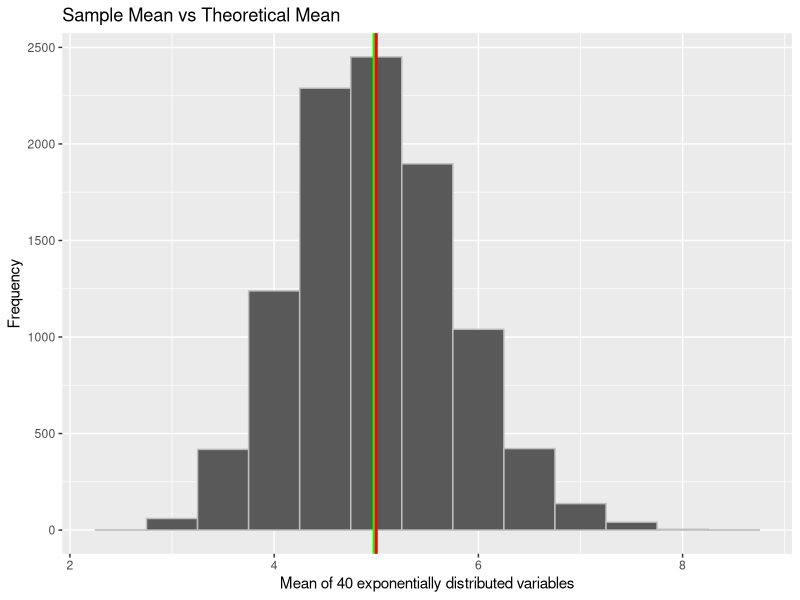
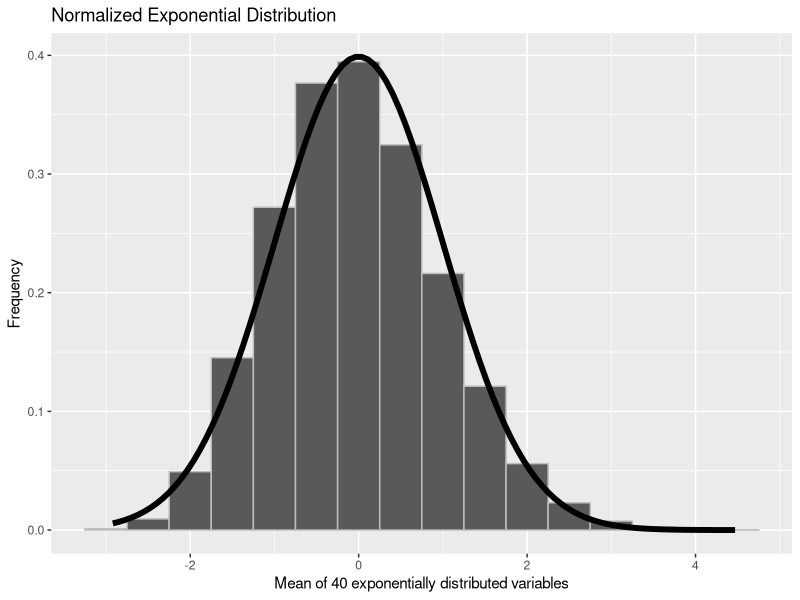

These charts were generated, in order, by the following R code:
## ---- chunk 1
knitr::opts_chunk$set(echo = TRUE)
library(ggplot2)
## ---- chunk 2
set.seed(512) #set seed to allow for reproducible results

## define the parameters of the experiment
n = 40 
lambda = .2
num_sim = 10000
mu = 1/lambda
sigma = 1/lambda

## simulation code (generating 10000 means of exponentially distributed variables)
mns = NULL
for (i in 1:num_sim) mns = c(mns, mean(rexp(n,lambda)))
summary(mns)

## ---- chunk 3
round(mean(mns), 4)
## ---- chunk 4
round(mean(mns), 4) - mu
## ---- chunk 5

dat = as.data.frame(mns)
q = ggplot(data = dat, aes(x = mns)) +
  geom_histogram(binwidth = .5, color="gray") +
  geom_vline(xintercept = mean(mns),color = "green",size = 1.5) +
  geom_vline(xintercept = mu, color = "red",size =1)+
  labs(title = "Sample Mean vs Theoretical Mean",x = "Mean of 40 exponentially distributed variables", y = "Frequency")
q
## ---- chunk 6
sqrt(var(mns))
## ---- chunk 7
X = mns
mu = 1/lambda
std_error = 1/lambda/sqrt(40)
std_variables = (X-mu)/std_error
dat2 = as.data.frame(std_variables)
## ---- chunk 8
mean(std_variables)
## ---- chunk 9
mean(std_variables)
## ---- chunk 10

q <- ggplot(data = dat2, aes(x = std_variables)) + 
  geom_histogram( binwidth = 0.5, color = "gray", aes(y = ..density..)) +
  labs(title = "Normalized Exponential Distribution", x = "Mean of 40 exponentially distributed variables", y = "Frequency") + 
  stat_function(fun = dnorm, size = 2)

q
